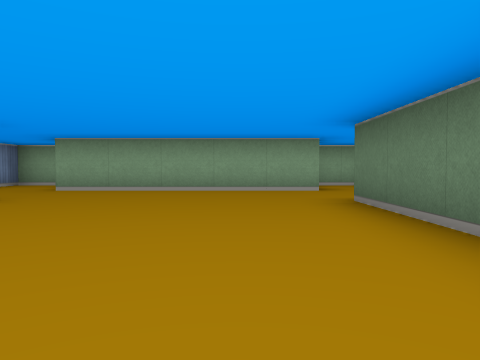
[1] (above)

14 first-person views from a walk through a cub3D maze. The camera is about half as high as the walls, tilts 2° down and sees 70° across. The floor is counted in squares. Each view is taken from the middle of a square. On the plan, view 1 faces up. The plan holds only what a view shows up to about 9 squares ahead; the rest is blank.

[2]
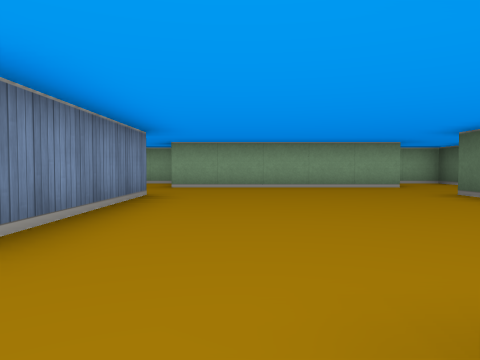

[3]
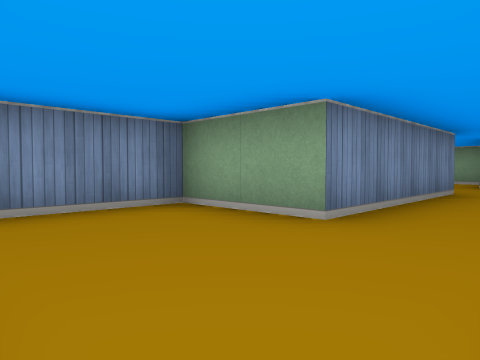

[4]
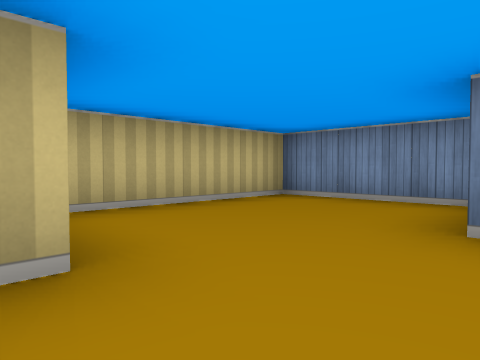

[5]
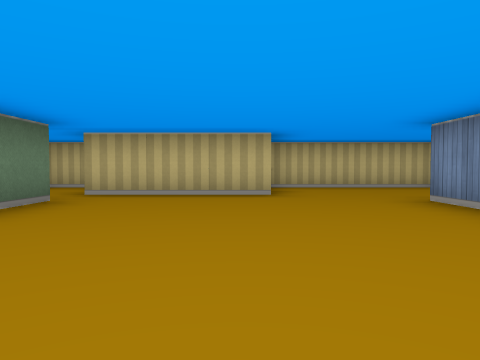

[6]
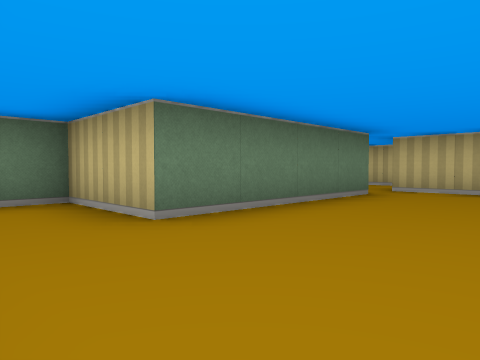

[7]
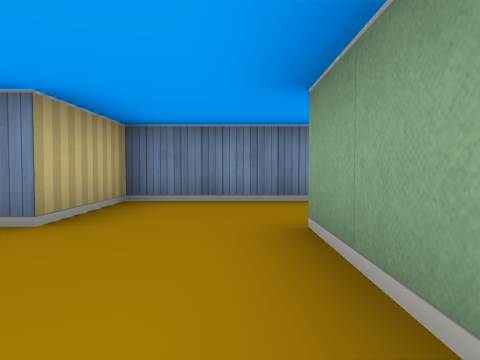

[8]
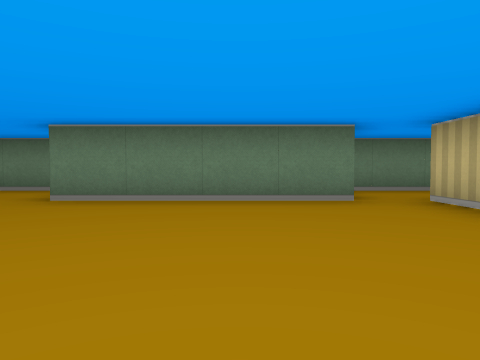

[9]
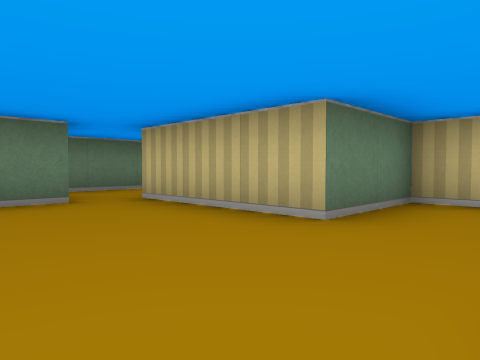

[10]
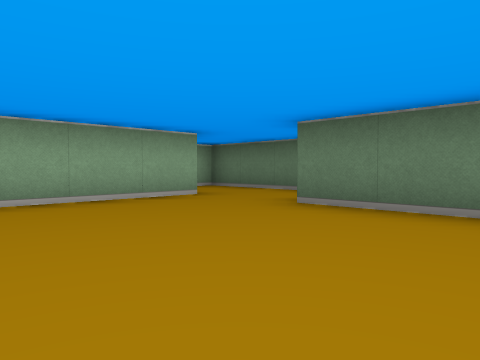

[11]
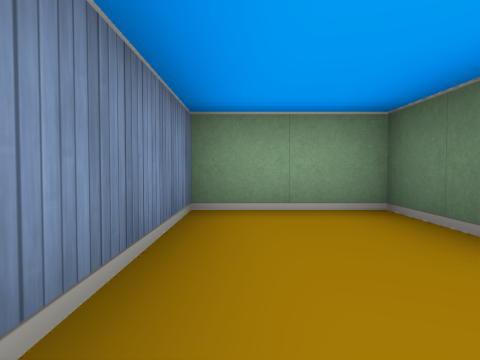

[12]
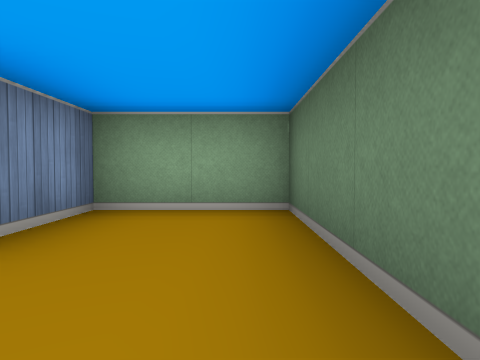

[13]
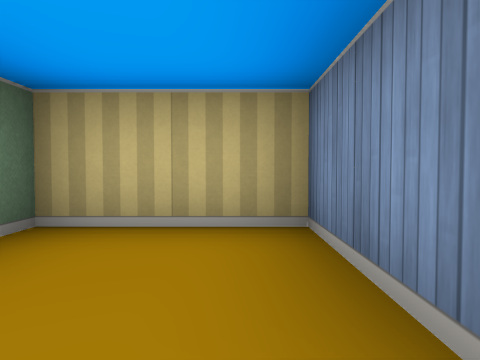

[14]
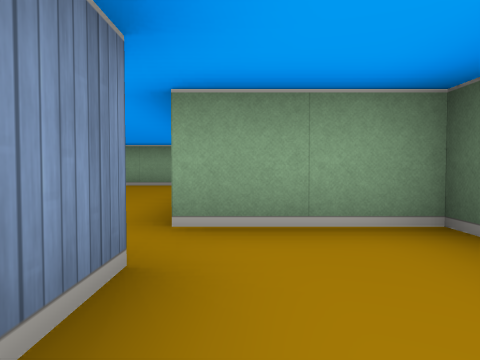

### Floor plan
Ten units are one square. View 1 is at (0, 0); x grows to the right and y downward. Boxes are objects, and circles mark ways between rooms. Rooms are numbered by the first view taken in them; rooms with no view inside come last. Other rooms are left out.
<svg viewBox="-60 -90 100 120">
<path fill="none" stroke="#000" d="M15 -5 15 -45 35 -45 35 -85 15 -85 15 -71M16 -65 -35 -65M-35 -71 -35 -85 -55 -85 -55 -45 -35 -45 -35 -5 -55 -5 -55 25 -15 25 -15 5 15 5M15 5 15 25 35 25 35 -5 15 -5"/>
<circle cx="10" cy="0" r="3" fill="#2a7"/>
<text x="-10" y="-30">1</text>
<text x="20" y="10">2</text>
</svg>
Room 1 opens to room 2.

Where each view was taken, in squares from view 1:
view 1: 0 up, 0 right, facing up
view 2: 1 down, 2 left, facing up
view 3: 2 down, 2 left, facing up-left
view 4: 1 up, 1 left, facing down-left
view 5: 5 up, 1 left, facing down
view 6: 6 up, 1 left, facing down-right
view 7: 6 up, 1 left, facing left
view 8: 2 up, 3 left, facing right
view 9: 2 up, 3 left, facing down-right
view 10: 2 up, 2 left, facing up-right
view 11: 5 up, 5 left, facing up
view 12: 5 up, 3 right, facing up
view 13: 0 up, 2 right, facing down
view 14: 2 down, 2 right, facing up
